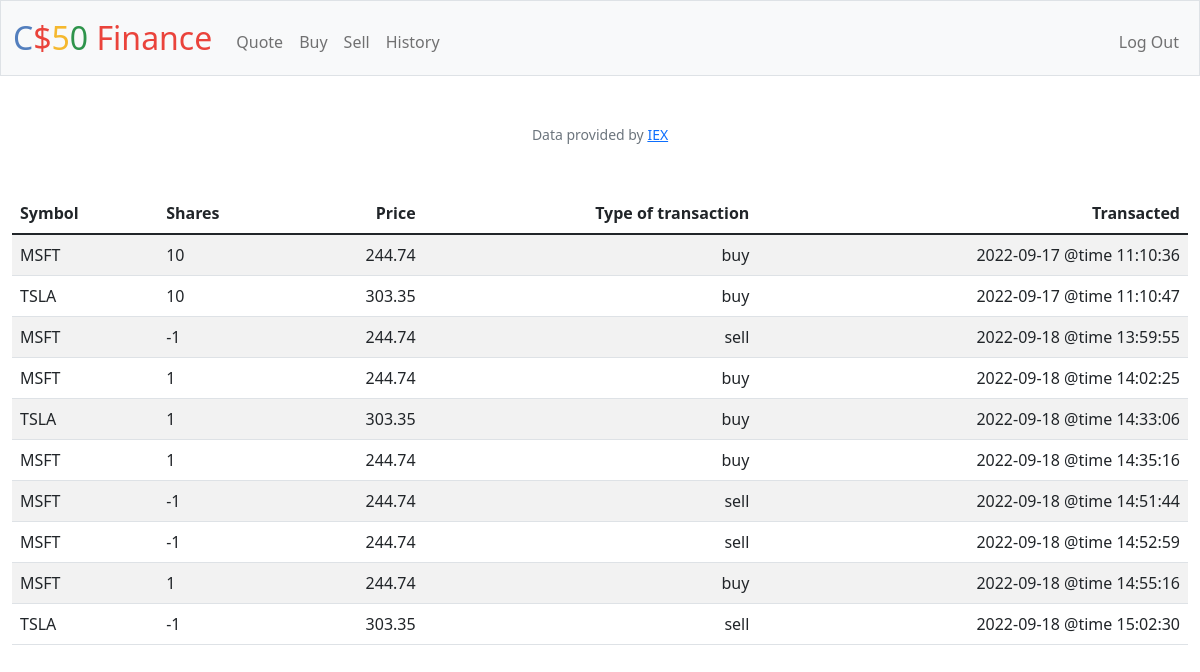
The page /history (signed in) on the database its author committed.
### tables this page shows
CREATE TABLE purshases (id INTEGER PRIMARY KEY AUTOINCREMENT NOT NULL, person_id INTEGER, symbol TEXT NOT NULL, shares INTEGER, price FLOAT, total FLOAT, time TEXT NOT NULL, TYPE TEXT NOT NULL);

### app.py (the view)
@app.route("/history")
@login_required
def history():
    history = db.execute(
        "SELECT SYMBOL, SHARES, PRICE, TIME, TYPE FROM PURSHASES WHERE person_id = ?", session["user_id"])
    return render_template("/history.html", history=history)

### app.py (called while the page is built)
@app.after_request
def after_request(response):
    response.headers["Cache-Control"] = "no-cache, no-store, must-revalidate"
    response.headers["Expires"] = 0
    response.headers["Pragma"] = "no-cache"
    return response

### helpers.py (called while the page is built)
def login_required(f):
    @wraps(f)
    def decorated_function(*args, **kwargs):
        if session.get("user_id") is None:
            return redirect("/login")
        return f(*args, **kwargs)
    return decorated_function

### templates/history.html
{% extends "layout.html" %} {% block title %} History {% endblock %}
{% block main %}
<table class="table table-striped">
  <thead>
    <tr>
      <th class="text-start">Symbol</th>
      <th class="text-start">Shares</th>
      <th class="text-end">Price</th>
      <th class="text-end">Type of transaction</th>
      <th class="text-end">Transacted</th>
    </tr>
  </thead>
  <tbody>
    {% for values in history %}
    <tr>
        <td class="text-start" scope = "row">{{ values["symbol"] }}</td>
        <td class="text-start">{{values["shares"]}}</td>
        <td class="text-end">{{values["price"]}}</td>
        <td class="text-end">{{values["TYPE"]}}</td>
        <td class="text-end">{{values["time"]}}</td>
    </tr>
    {% endfor %}
{% endblock %}

### rows shown on the page
purshases: symbol "MSFT", shares "10", price "244.74", TYPE "buy", time "2022-09-17 @time 11:10:36"
purshases: symbol "TSLA", shares "10", price "303.35", TYPE "buy", time "2022-09-17 @time 11:10:47"
purshases: symbol "MSFT", shares "-1", price "244.74", TYPE "sell", time "2022-09-18 @time 13:59:55"
purshases: symbol "MSFT", shares "1", price "244.74", TYPE "buy", time "2022-09-18 @time 14:02:25"
purshases: symbol "TSLA", shares "1", price "303.35", TYPE "buy", time "2022-09-18 @time 14:33:06"
purshases: symbol "MSFT", shares "1", price "244.74", TYPE "buy", time "2022-09-18 @time 14:35:16"
purshases: symbol "MSFT", shares "-1", price "244.74", TYPE "sell", time "2022-09-18 @time 14:51:44"
purshases: symbol "MSFT", shares "-1", price "244.74", TYPE "sell", time "2022-09-18 @time 14:52:59"
purshases: symbol "MSFT", shares "1", price "244.74", TYPE "buy", time "2022-09-18 @time 14:55:16"
purshases: symbol "TSLA", shares "-1", price "303.35", TYPE "sell", time "2022-09-18 @time 15:02:30"
